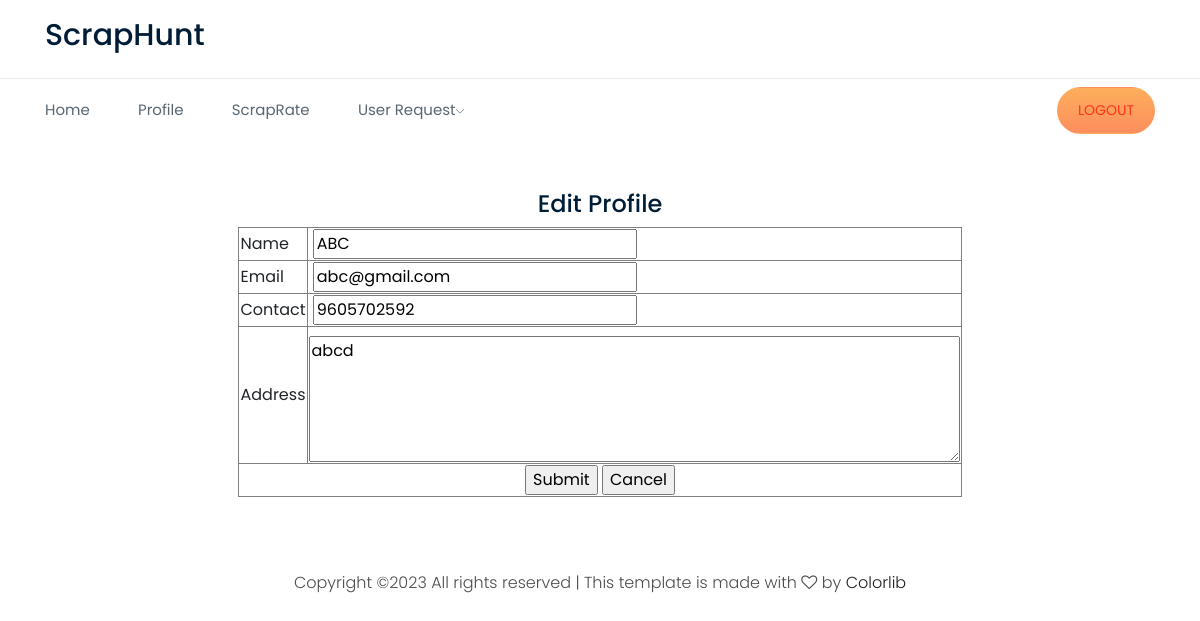
The app's page /Shop/Editprofile.php (signed in) with its own data.
### tables this page shows
CREATE TABLE `tbl_shop` (
  `shop_id` int(11) NOT NULL,
  `shop_name` varchar(50) NOT NULL,
  `shop_address` varchar(50) NOT NULL,
  `shop_contact` varchar(10) NOT NULL,
  `shop_email` varchar(50) NOT NULL,
  `place_id` int(11) NOT NULL,
  `shop_photo` varchar(300) NOT NULL,
  `shop_proof` varchar(300) NOT NULL,
  `shop_licence` varchar(50) NOT NULL,
  `shop_vstatus` int(11) NOT NULL,
  `shop_password` varchar(50) NOT NULL
);

### web/Shop/Editprofile.php (the view, shortened to what this page needs)
<!DOCTYPE html PUBLIC "-//W3C//DTD XHTML 1.0 Transitional//EN" "http://www.w3.org/TR/xhtml1/DTD/xhtml1-transitional.dtd">
<html xmlns="http://www.w3.org/1999/xhtml">
<head>
</head>
<body>
<?php
include("Head.php");
$selqry="select * from tbl_shop where shop_id='".$_SESSION['sid']."'";
$row=$Conn->query($selqry);
$data=$row->fetch_assoc();
?>
<h3 align="center">Edit Profile</h3>
<form id="form1" name="form1" method="post" action="">
  <table width="200" border="1" align="center">
    <tr>
      <td>Name</td>
      <td><label for="txt_name"></label>
      <input type="text" name="txt_name" id="txt_name" value="<?php echo $data["shop_name"] ?>" /></td>
    </tr>
    <tr>
      <td>Email</td>
      <td><label for="txt_email"></label>
      <input type="text" name="txt_email" id="txt_email" value="<?php echo $data["shop_email"] ?>"/></td>
    </tr>
    <tr>
      <td>Contact</td>
      <td><label for="txt_con"></label>
      <input type="text" name="txt_con" id="txt_con"  value="<?php echo $data["shop_contact"] ?>"/></td>
    </tr>
    <tr>
      <td>Address</td>
      <td><label for="txt_address"></label>
      <textarea name="txt_address" id="txt_address" cols="45" rows="5"><?php echo $data["shop_address"] ?></textarea></td>
    </tr>
    <tr>
      <td colspan="2" align="center"><input type="submit" name="btn_submit" id="btn_submit" value="Submit" />
      <input type="reset" name="btn_cancel" id="btn_cancel" value="Cancel" /></td>
    </tr>
  </table>
</form>
</body>
<br>
<?php
include("Foot.php");
?>
</html>

### records on screen
tbl_shop: txt_name "ABC", txt_email "abc@gmail.com", txt_con "9605702592", txt_address "abcd"
